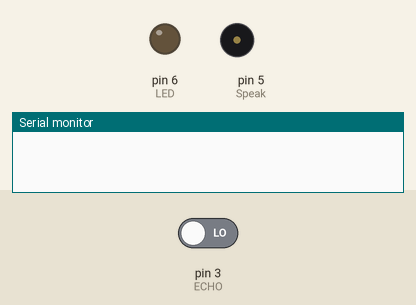
A sketch run on a simulated Arduino Uno, built with avr-gcc and run on an emulated ATmega328P. Parts: output pins drawn as LEDs (lit = HIGH), buzzer (waves = sounding), the last lines printed to the serial monitor. The test bench sets the inputs (shaded band); at power-on: pin 3 (ECHO) LOW. Pins used as bus, display or sensor lines are not drawn.

Above: at 0.5 s.
At 5.5 s:
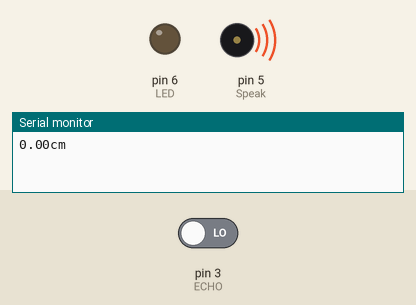
Timing chart, 0 to 6.5 s (numbered marks = the images above):
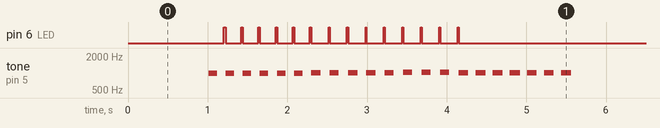

The sketch:

ECHO_DISTANCE.ino
```cpp
#define TRIGER 4
#define ECHO 3
#define Speak 5
#define LED 6

void setup() {

  pinMode(ECHO, INPUT);
  pinMode(TRIGER, OUTPUT);
  pinMode(Speak, OUTPUT);
  pinMode(LED, OUTPUT);

  Serial.begin(9600);

}

void loop() {

  float duration, distance;

  digitalWrite(TRIGER, HIGH);
  delay(10);
  digitalWrite(TRIGER, LOW);

  duration = pulseIn(ECHO, HIGH);

  distance = (float)((duration * 340) / 10000) / 2;

  Serial.print(distance);
  Serial.println("cm");

  for(int i=10; i<=30; i++){
    if(distance < i){
      tone(Speak, i^1000, i^100);
      delay(i^200);
      digitalWrite(LED, HIGH);
      delay(i^30);
      digitalWrite(LED, LOW);
    }
  }

}
```

Measured:
- by itself, pin 6 (LED): repeats every 5.5 s: HIGH 0.01 s, LOW 2.7 s, 13 × (HIGH 0.02 s, LOW 0.20 s)
- by itself, tone on pin 5 (Speak): plays 994 Hz for 0.11 s, 995 Hz for 0.11 s, 996 Hz for 0.10 s, 997 Hz for 0.11 s, 998 Hz for 0.11 s, 999 Hz for 0.11 s … (483 notes in this stretch)
